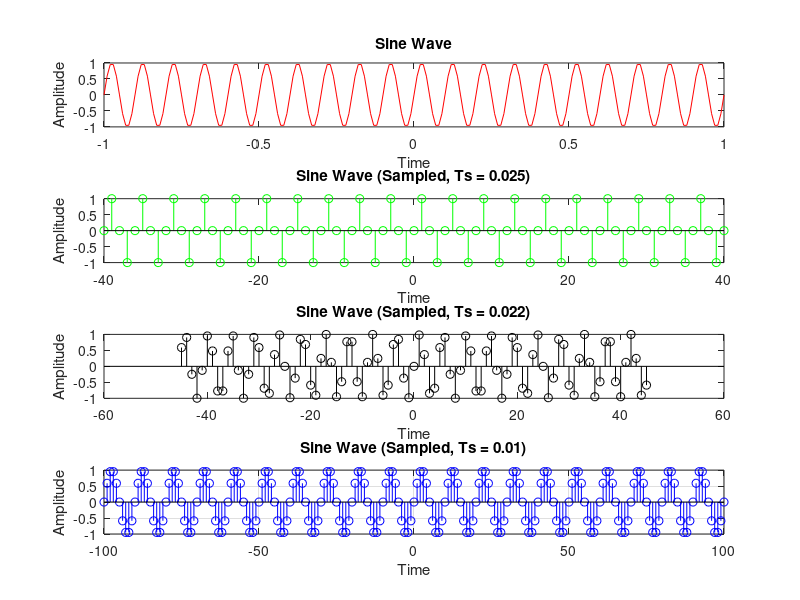

MATLAB code to generate this figure:
%Prithviraj_2254901101
clc;clear all;close all;
dt = 0.01;
f = 10;
t = -1:dt:1;
xa = sin(2 * pi * f * t);
subplot(4, 1, 1);
plot(t, xa, 'r');
title('Sine Wave');
xlabel('Time');
ylabel('Amplitude');
%For Ts=0.025;
Ts1 = 0.025;
n1 = -40:40;
x1 = sin(2 * pi * f * n1 * Ts1);
subplot(4, 1, 2);
stem(n1, x1, 'g');
title('Sine Wave (Sampled, Ts = 0.025)');
xlabel('Time');
ylabel('Amplitude');
%For Ts=0.022;
Ts2 = 0.022;
n2 = -45:45;
x2 = sin(2 * pi * f * n2 * Ts2);
subplot(4, 1, 3);
stem(n2, x2, 'black');
title('Sine Wave (Sampled, Ts = 0.022)');
xlabel('Time');
ylabel('Amplitude');
%For Ts=0.01;
Ts3 = 0.01;
n3 = -100:100;
x3 = sin(2 * pi * f * n3 * Ts3);
subplot(4, 1, 4);
stem(n3, x3, 'b');
title('Sine Wave (Sampled, Ts = 0.01)');
xlabel('Time');
ylabel('Amplitude');
grid on;
